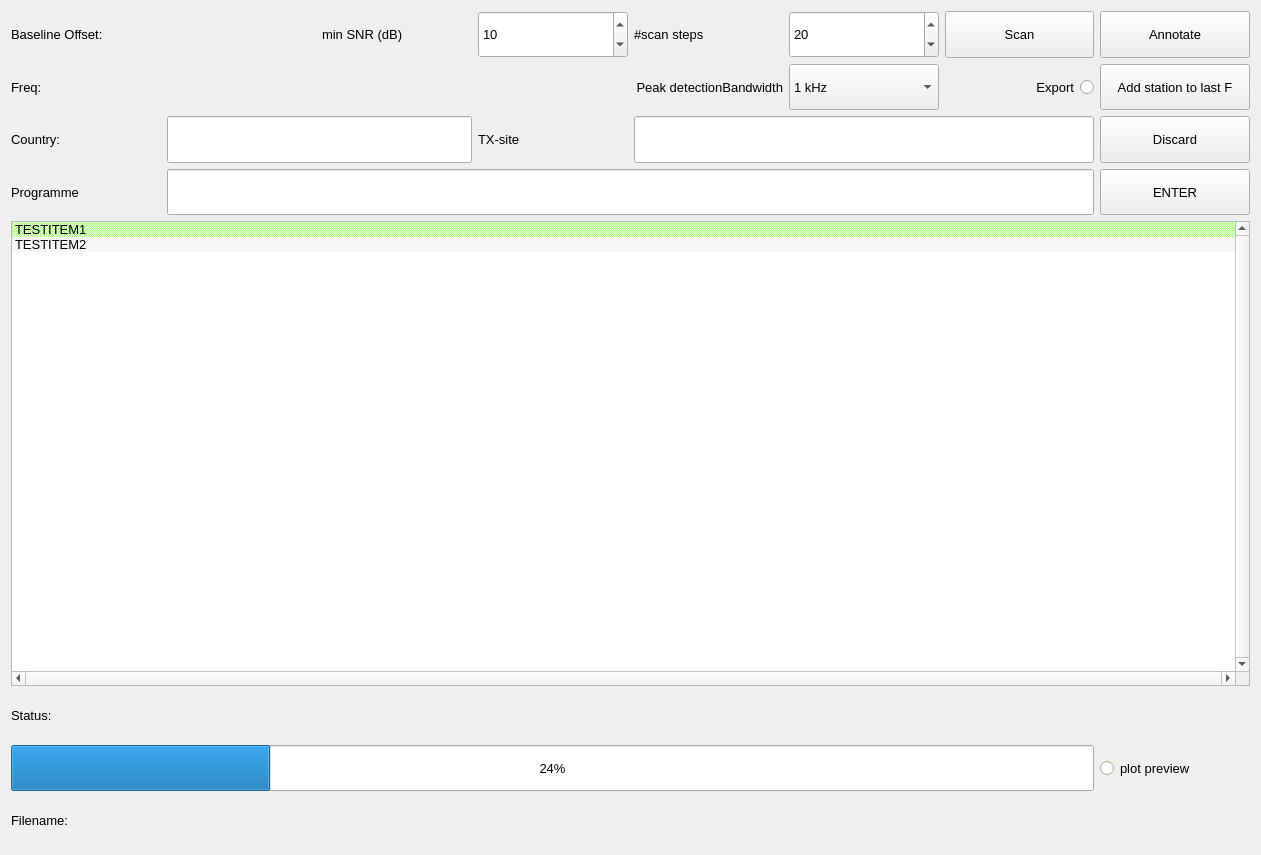
<?xml version="1.0" encoding="UTF-8"?>
<ui version="4.0">
 <class>annotator_widget</class>
 <widget class="QWidget" name="annotator_widget">
  <property name="geometry">
   <rect>
    <x>0</x>
    <y>0</y>
    <width>1261</width>
    <height>855</height>
   </rect>
  </property>
  <property name="sizePolicy">
   <sizepolicy hsizetype="Minimum" vsizetype="Minimum">
    <horstretch>0</horstretch>
    <verstretch>0</verstretch>
   </sizepolicy>
  </property>
  <property name="windowTitle">
   <string>Form</string>
  </property>
  <layout class="QGridLayout" name="gridLayout">
   <item row="0" column="0">
    <layout class="QGridLayout" name="gridLayout_3" rowstretch="0,0,0,1,1,1,1,0,0,0,10,1,1,1" columnstretch="0,0,0,0,0,0,0,0" rowminimumheight="0,0,0,0,0,0,0,0,0,0,0,0,0,0">
     <property name="sizeConstraint">
      <enum>QLayout::SetMinimumSize</enum>
     </property>
     <item row="5" column="3">
      <widget class="QLabel" name="label_18">
       <property name="sizePolicy">
        <sizepolicy hsizetype="Expanding" vsizetype="Expanding">
         <horstretch>1</horstretch>
         <verstretch>1</verstretch>
        </sizepolicy>
       </property>
       <property name="font">
        <font>
         <pointsize>10</pointsize>
        </font>
       </property>
       <property name="toolTip">
        <string>TX site</string>
       </property>
       <property name="text">
        <string>TX-site</string>
       </property>
      </widget>
     </item>
     <item row="11" column="0" colspan="8">
      <widget class="QLabel" name="label">
       <property name="sizePolicy">
        <sizepolicy hsizetype="Expanding" vsizetype="Expanding">
         <horstretch>1</horstretch>
         <verstretch>1</verstretch>
        </sizepolicy>
       </property>
       <property name="font">
        <font>
         <pointsize>10</pointsize>
        </font>
       </property>
       <property name="text">
        <string>Status:</string>
       </property>
      </widget>
     </item>
     <item row="5" column="7">
      <widget class="QPushButton" name="pushButtonDiscard">
       <property name="sizePolicy">
        <sizepolicy hsizetype="Expanding" vsizetype="Expanding">
         <horstretch>1</horstretch>
         <verstretch>1</verstretch>
        </sizepolicy>
       </property>
       <property name="font">
        <font>
         <pointsize>10</pointsize>
        </font>
       </property>
       <property name="toolTip">
        <string>ignore current table and proceed to next frequency</string>
       </property>
       <property name="text">
        <string>Discard</string>
       </property>
       <property name="shortcut">
        <string>Alt+Right</string>
       </property>
      </widget>
     </item>
     <item row="4" column="6">
      <widget class="QRadioButton" name="radioButton_export_xlsx">
       <property name="sizePolicy">
        <sizepolicy hsizetype="Expanding" vsizetype="Expanding">
         <horstretch>1</horstretch>
         <verstretch>1</verstretch>
        </sizepolicy>
       </property>
       <property name="font">
        <font>
         <pointsize>10</pointsize>
        </font>
       </property>
       <property name="toolTip">
        <string>Export time series of found peaks to Excel xlsx Table</string>
       </property>
       <property name="layoutDirection">
        <enum>Qt::RightToLeft</enum>
       </property>
       <property name="text">
        <string>Export</string>
       </property>
       <property name="autoExclusive">
        <bool>false</bool>
       </property>
      </widget>
     </item>
     <item row="4" column="7">
      <widget class="QPushButton" name="annotate_pushButtonBack">
       <property name="sizePolicy">
        <sizepolicy hsizetype="Expanding" vsizetype="Expanding">
         <horstretch>1</horstretch>
         <verstretch>1</verstretch>
        </sizepolicy>
       </property>
       <property name="font">
        <font>
         <pointsize>10</pointsize>
        </font>
       </property>
       <property name="toolTip">
        <string>Add a station to the last frequency (e.g. interference)</string>
       </property>
       <property name="autoFillBackground">
        <bool>true</bool>
       </property>
       <property name="text">
        <string>Add station to last F</string>
       </property>
       <property name="shortcut">
        <string>Alt+Left</string>
       </property>
      </widget>
     </item>
     <item row="4" column="5">
      <widget class="QComboBox" name="peakBW_comboBox">
       <property name="sizePolicy">
        <sizepolicy hsizetype="Expanding" vsizetype="Expanding">
         <horstretch>1</horstretch>
         <verstretch>1</verstretch>
        </sizepolicy>
       </property>
       <property name="font">
        <font>
         <pointsize>10</pointsize>
        </font>
       </property>
       <property name="toolTip">
        <string>listing resolution of peak frequencies; e.g. 100 Hz means that a peak at 120.1 kHz shows up at 120.1 while a peak at 120.06 kHz shows up at 120.2 (rounding to next 0.1kHz)</string>
       </property>
       <item>
        <property name="text">
         <string>1 kHz</string>
        </property>
       </item>
       <item>
        <property name="text">
         <string>100 Hz</string>
        </property>
       </item>
       <item>
        <property name="text">
         <string>10Hz</string>
        </property>
       </item>
      </widget>
     </item>
     <item row="3" column="6">
      <widget class="QPushButton" name="pushButton_Scan">
       <property name="sizePolicy">
        <sizepolicy hsizetype="Expanding" vsizetype="Expanding">
         <horstretch>1</horstretch>
         <verstretch>1</verstretch>
        </sizepolicy>
       </property>
       <property name="font">
        <font>
         <pointsize>10</pointsize>
        </font>
       </property>
       <property name="toolTip">
        <string>Scan record, extract peaks with SNR &gt; min SNR</string>
       </property>
       <property name="text">
        <string>Scan</string>
       </property>
      </widget>
     </item>
     <item row="3" column="7">
      <widget class="QPushButton" name="pushButtonAnnotate">
       <property name="sizePolicy">
        <sizepolicy hsizetype="Expanding" vsizetype="Expanding">
         <horstretch>1</horstretch>
         <verstretch>1</verstretch>
        </sizepolicy>
       </property>
       <property name="font">
        <font>
         <pointsize>10</pointsize>
        </font>
       </property>
       <property name="toolTip">
        <string>assign peaks to candidates of stations</string>
       </property>
       <property name="text">
        <string>Annotate</string>
       </property>
      </widget>
     </item>
     <item row="5" column="4" colspan="3">
      <widget class="QLineEdit" name="lineEdit_TX_Site">
       <property name="sizePolicy">
        <sizepolicy hsizetype="Expanding" vsizetype="Expanding">
         <horstretch>1</horstretch>
         <verstretch>1</verstretch>
        </sizepolicy>
       </property>
       <property name="font">
        <font>
         <pointsize>10</pointsize>
        </font>
       </property>
       <property name="toolTip">
        <string>TX site</string>
       </property>
       <property name="text">
        <string/>
       </property>
      </widget>
     </item>
     <item row="3" column="5">
      <widget class="QSpinBox" name="spinBoxNumScan">
       <property name="sizePolicy">
        <sizepolicy hsizetype="Expanding" vsizetype="Expanding">
         <horstretch>1</horstretch>
         <verstretch>1</verstretch>
        </sizepolicy>
       </property>
       <property name="font">
        <font>
         <pointsize>10</pointsize>
        </font>
       </property>
       <property name="toolTip">
        <string>number of evaluation steps when scanning record for peaks</string>
       </property>
       <property name="keyboardTracking">
        <bool>false</bool>
       </property>
       <property name="maximum">
        <number>99999</number>
       </property>
       <property name="value">
        <number>20</number>
       </property>
      </widget>
     </item>
     <item row="5" column="1" colspan="2">
      <widget class="QLineEdit" name="lineEdit_Country">
       <property name="sizePolicy">
        <sizepolicy hsizetype="Expanding" vsizetype="Expanding">
         <horstretch>1</horstretch>
         <verstretch>1</verstretch>
        </sizepolicy>
       </property>
       <property name="font">
        <font>
         <pointsize>10</pointsize>
        </font>
       </property>
       <property name="toolTip">
        <string>country  of found transmitter</string>
       </property>
       <property name="text">
        <string/>
       </property>
      </widget>
     </item>
     <item row="6" column="1" colspan="6">
      <widget class="QLineEdit" name="lineEdit">
       <property name="sizePolicy">
        <sizepolicy hsizetype="Expanding" vsizetype="Expanding">
         <horstretch>1</horstretch>
         <verstretch>1</verstretch>
        </sizepolicy>
       </property>
       <property name="font">
        <font>
         <pointsize>10</pointsize>
        </font>
       </property>
       <property name="toolTip">
        <string>name of the station/programme</string>
       </property>
       <property name="text">
        <string/>
       </property>
      </widget>
     </item>
     <item row="4" column="0">
      <widget class="QLabel" name="labelFrequency">
       <property name="sizePolicy">
        <sizepolicy hsizetype="Expanding" vsizetype="Expanding">
         <horstretch>1</horstretch>
         <verstretch>1</verstretch>
        </sizepolicy>
       </property>
       <property name="minimumSize">
        <size>
         <width>0</width>
         <height>10</height>
        </size>
       </property>
       <property name="font">
        <font>
         <pointsize>10</pointsize>
        </font>
       </property>
       <property name="toolTip">
        <string>shows frequency of current peak</string>
       </property>
       <property name="text">
        <string>Freq:</string>
       </property>
      </widget>
     </item>
     <item row="6" column="7">
      <widget class="QPushButton" name="pushButtonENTER">
       <property name="sizePolicy">
        <sizepolicy hsizetype="Expanding" vsizetype="Expanding">
         <horstretch>1</horstretch>
         <verstretch>1</verstretch>
        </sizepolicy>
       </property>
       <property name="font">
        <font>
         <pointsize>10</pointsize>
        </font>
       </property>
       <property name="toolTip">
        <string>Accept and transfer to annotation yaml</string>
       </property>
       <property name="text">
        <string>ENTER</string>
       </property>
       <property name="shortcut">
        <string>Return</string>
       </property>
      </widget>
     </item>
     <item row="3" column="2">
      <widget class="QLabel" name="label_3">
       <property name="sizePolicy">
        <sizepolicy hsizetype="Expanding" vsizetype="Expanding">
         <horstretch>0</horstretch>
         <verstretch>0</verstretch>
        </sizepolicy>
       </property>
       <property name="minimumSize">
        <size>
         <width>0</width>
         <height>10</height>
        </size>
       </property>
       <property name="font">
        <font>
         <pointsize>10</pointsize>
        </font>
       </property>
       <property name="toolTip">
        <string>minimum SNR for auto-selection of peaks</string>
       </property>
       <property name="text">
        <string>min SNR (dB)</string>
       </property>
      </widget>
     </item>
     <item row="3" column="3">
      <widget class="QSpinBox" name="spinBoxminSNR">
       <property name="sizePolicy">
        <sizepolicy hsizetype="Expanding" vsizetype="Expanding">
         <horstretch>1</horstretch>
         <verstretch>1</verstretch>
        </sizepolicy>
       </property>
       <property name="font">
        <font>
         <pointsize>10</pointsize>
        </font>
       </property>
       <property name="toolTip">
        <string>minimum SNR for auto-selection of peaks</string>
       </property>
       <property name="keyboardTracking">
        <bool>false</bool>
       </property>
       <property name="minimum">
        <number>0</number>
       </property>
       <property name="maximum">
        <number>100</number>
       </property>
       <property name="singleStep">
        <number>5</number>
       </property>
       <property name="value">
        <number>10</number>
       </property>
      </widget>
     </item>
     <item row="3" column="4">
      <widget class="QLabel" name="label_2">
       <property name="sizePolicy">
        <sizepolicy hsizetype="Expanding" vsizetype="Expanding">
         <horstretch>1</horstretch>
         <verstretch>1</verstretch>
        </sizepolicy>
       </property>
       <property name="minimumSize">
        <size>
         <width>0</width>
         <height>10</height>
        </size>
       </property>
       <property name="font">
        <font>
         <pointsize>10</pointsize>
        </font>
       </property>
       <property name="toolTip">
        <string>number of evaluation steps when scanning record for peaks</string>
       </property>
       <property name="text">
        <string>#scan steps</string>
       </property>
      </widget>
     </item>
     <item row="3" column="0">
      <widget class="QLabel" name="label_6">
       <property name="sizePolicy">
        <sizepolicy hsizetype="Expanding" vsizetype="Expanding">
         <horstretch>1</horstretch>
         <verstretch>1</verstretch>
        </sizepolicy>
       </property>
       <property name="minimumSize">
        <size>
         <width>0</width>
         <height>10</height>
        </size>
       </property>
       <property name="font">
        <font>
         <pointsize>10</pointsize>
        </font>
       </property>
       <property name="toolTip">
        <string>baseline offset , adjustable in Tan 'Scanner'</string>
       </property>
       <property name="text">
        <string>Baseline Offset: </string>
       </property>
      </widget>
     </item>
     <item row="13" column="1" colspan="7">
      <widget class="QLabel" name="label_Filename_Annotate">
       <property name="sizePolicy">
        <sizepolicy hsizetype="Expanding" vsizetype="Expanding">
         <horstretch>1</horstretch>
         <verstretch>1</verstretch>
        </sizepolicy>
       </property>
       <property name="font">
        <font>
         <pointsize>10</pointsize>
        </font>
       </property>
       <property name="text">
        <string/>
       </property>
      </widget>
     </item>
     <item row="12" column="7">
      <widget class="QRadioButton" name="radioButton_plotpreview">
       <property name="enabled">
        <bool>true</bool>
       </property>
       <property name="sizePolicy">
        <sizepolicy hsizetype="Expanding" vsizetype="Expanding">
         <horstretch>1</horstretch>
         <verstretch>1</verstretch>
        </sizepolicy>
       </property>
       <property name="palette">
        <palette>
         <active>
          <colorrole role="Button">
           <brush brushstyle="SolidPattern">
            <color alpha="255">
             <red>255</red>
             <green>254</green>
             <blue>210</blue>
            </color>
           </brush>
          </colorrole>
          <colorrole role="Midlight">
           <brush brushstyle="SolidPattern">
            <color alpha="255">
             <red>255</red>
             <green>254</green>
             <blue>210</blue>
            </color>
           </brush>
          </colorrole>
          <colorrole role="Base">
           <brush brushstyle="SolidPattern">
            <color alpha="255">
             <red>255</red>
             <green>255</green>
             <blue>255</blue>
            </color>
           </brush>
          </colorrole>
          <colorrole role="Window">
           <brush brushstyle="SolidPattern">
            <color alpha="255">
             <red>255</red>
             <green>254</green>
             <blue>210</blue>
            </color>
           </brush>
          </colorrole>
          <colorrole role="AlternateBase">
           <brush brushstyle="SolidPattern">
            <color alpha="255">
             <red>255</red>
             <green>254</green>
             <blue>210</blue>
            </color>
           </brush>
          </colorrole>
         </active>
         <inactive>
          <colorrole role="Button">
           <brush brushstyle="SolidPattern">
            <color alpha="255">
             <red>240</red>
             <green>240</green>
             <blue>240</blue>
            </color>
           </brush>
          </colorrole>
          <colorrole role="Midlight">
           <brush brushstyle="SolidPattern">
            <color alpha="255">
             <red>227</red>
             <green>227</green>
             <blue>227</blue>
            </color>
           </brush>
          </colorrole>
          <colorrole role="Base">
           <brush brushstyle="SolidPattern">
            <color alpha="255">
             <red>255</red>
             <green>255</green>
             <blue>255</blue>
            </color>
           </brush>
          </colorrole>
          <colorrole role="Window">
           <brush brushstyle="SolidPattern">
            <color alpha="255">
             <red>255</red>
             <green>254</green>
             <blue>210</blue>
            </color>
           </brush>
          </colorrole>
          <colorrole role="AlternateBase">
           <brush brushstyle="SolidPattern">
            <color alpha="255">
             <red>246</red>
             <green>246</green>
             <blue>246</blue>
            </color>
           </brush>
          </colorrole>
         </inactive>
         <disabled>
          <colorrole role="Button">
           <brush brushstyle="SolidPattern">
            <color alpha="255">
             <red>255</red>
             <green>254</green>
             <blue>210</blue>
            </color>
           </brush>
          </colorrole>
          <colorrole role="Midlight">
           <brush brushstyle="SolidPattern">
            <color alpha="255">
             <red>255</red>
             <green>254</green>
             <blue>210</blue>
            </color>
           </brush>
          </colorrole>
          <colorrole role="Base">
           <brush brushstyle="SolidPattern">
            <color alpha="255">
             <red>255</red>
             <green>254</green>
             <blue>210</blue>
            </color>
           </brush>
          </colorrole>
          <colorrole role="Window">
           <brush brushstyle="SolidPattern">
            <color alpha="255">
             <red>255</red>
             <green>254</green>
             <blue>210</blue>
            </color>
           </brush>
          </colorrole>
          <colorrole role="AlternateBase">
           <brush brushstyle="SolidPattern">
            <color alpha="255">
             <red>255</red>
             <green>254</green>
             <blue>210</blue>
            </color>
           </brush>
          </colorrole>
         </disabled>
        </palette>
       </property>
       <property name="font">
        <font>
         <pointsize>10</pointsize>
        </font>
       </property>
       <property name="toolTip">
        <string>allow plotting of spectra during scanning</string>
       </property>
       <property name="text">
        <string>plot preview</string>
       </property>
      </widget>
     </item>
     <item row="6" column="0">
      <widget class="QLabel" name="label_17">
       <property name="sizePolicy">
        <sizepolicy hsizetype="Expanding" vsizetype="Expanding">
         <horstretch>1</horstretch>
         <verstretch>1</verstretch>
        </sizepolicy>
       </property>
       <property name="font">
        <font>
         <pointsize>10</pointsize>
        </font>
       </property>
       <property name="toolTip">
        <string>name of the station/programme</string>
       </property>
       <property name="text">
        <string>Programme</string>
       </property>
      </widget>
     </item>
     <item row="13" column="0">
      <widget class="QLabel" name="label_11">
       <property name="sizePolicy">
        <sizepolicy hsizetype="Expanding" vsizetype="Expanding">
         <horstretch>1</horstretch>
         <verstretch>1</verstretch>
        </sizepolicy>
       </property>
       <property name="font">
        <font>
         <pointsize>10</pointsize>
        </font>
       </property>
       <property name="text">
        <string>Filename:</string>
       </property>
      </widget>
     </item>
     <item row="12" column="0" colspan="7">
      <widget class="QProgressBar" name="progressBar_2">
       <property name="sizePolicy">
        <sizepolicy hsizetype="Expanding" vsizetype="Expanding">
         <horstretch>1</horstretch>
         <verstretch>1</verstretch>
        </sizepolicy>
       </property>
       <property name="font">
        <font>
         <pointsize>10</pointsize>
        </font>
       </property>
       <property name="value">
        <number>24</number>
       </property>
      </widget>
     </item>
     <item row="10" column="0" colspan="8">
      <widget class="QListWidget" name="Annotate_listWidget">
       <property name="sizePolicy">
        <sizepolicy hsizetype="Expanding" vsizetype="Expanding">
         <horstretch>1</horstretch>
         <verstretch>1</verstretch>
        </sizepolicy>
       </property>
       <property name="font">
        <font>
         <pointsize>10</pointsize>
        </font>
       </property>
       <property name="toolTip">
        <string>space for stations list</string>
       </property>
       <property name="verticalScrollBarPolicy">
        <enum>Qt::ScrollBarAlwaysOn</enum>
       </property>
       <property name="horizontalScrollBarPolicy">
        <enum>Qt::ScrollBarAlwaysOn</enum>
       </property>
       <property name="alternatingRowColors">
        <bool>true</bool>
       </property>
       <property name="selectionBehavior">
        <enum>QAbstractItemView::SelectRows</enum>
       </property>
       <property name="movement">
        <enum>QListView::Free</enum>
       </property>
       <item>
        <property name="text">
         <string>TESTITEM1</string>
        </property>
        <property name="background">
         <brush brushstyle="Dense3Pattern">
          <color alpha="255">
           <red>170</red>
           <green>255</green>
           <blue>127</blue>
          </color>
         </brush>
        </property>
        <property name="foreground">
         <brush brushstyle="NoBrush">
          <color alpha="255">
           <red>0</red>
           <green>0</green>
           <blue>50</blue>
          </color>
         </brush>
        </property>
       </item>
       <item>
        <property name="text">
         <string>TESTITEM2</string>
        </property>
       </item>
      </widget>
     </item>
     <item row="5" column="0">
      <widget class="QLabel" name="label_16">
       <property name="sizePolicy">
        <sizepolicy hsizetype="Expanding" vsizetype="Expanding">
         <horstretch>1</horstretch>
         <verstretch>1</verstretch>
        </sizepolicy>
       </property>
       <property name="font">
        <font>
         <pointsize>10</pointsize>
        </font>
       </property>
       <property name="toolTip">
        <string>country  of found transmitter</string>
       </property>
       <property name="text">
        <string>Country:</string>
       </property>
      </widget>
     </item>
     <item row="4" column="3" colspan="2">
      <widget class="QLabel" name="label_5">
       <property name="sizePolicy">
        <sizepolicy hsizetype="Expanding" vsizetype="Expanding">
         <horstretch>1</horstretch>
         <verstretch>1</verstretch>
        </sizepolicy>
       </property>
       <property name="font">
        <font>
         <pointsize>10</pointsize>
        </font>
       </property>
       <property name="toolTip">
        <string>listing resolution of peak frequencies; e.g. 100 Hz means that a peak at 120.1 kHz shows up at 120.1 while a peak at 120.06 kHz shows up at 120.2 (rounding to next 0.1kHz)</string>
       </property>
       <property name="text">
        <string>Peak detectionBandwidth</string>
       </property>
       <property name="alignment">
        <set>Qt::AlignRight|Qt::AlignTrailing|Qt::AlignVCenter</set>
       </property>
      </widget>
     </item>
    </layout>
   </item>
  </layout>
 </widget>
 <resources/>
 <connections/>
</ui>
